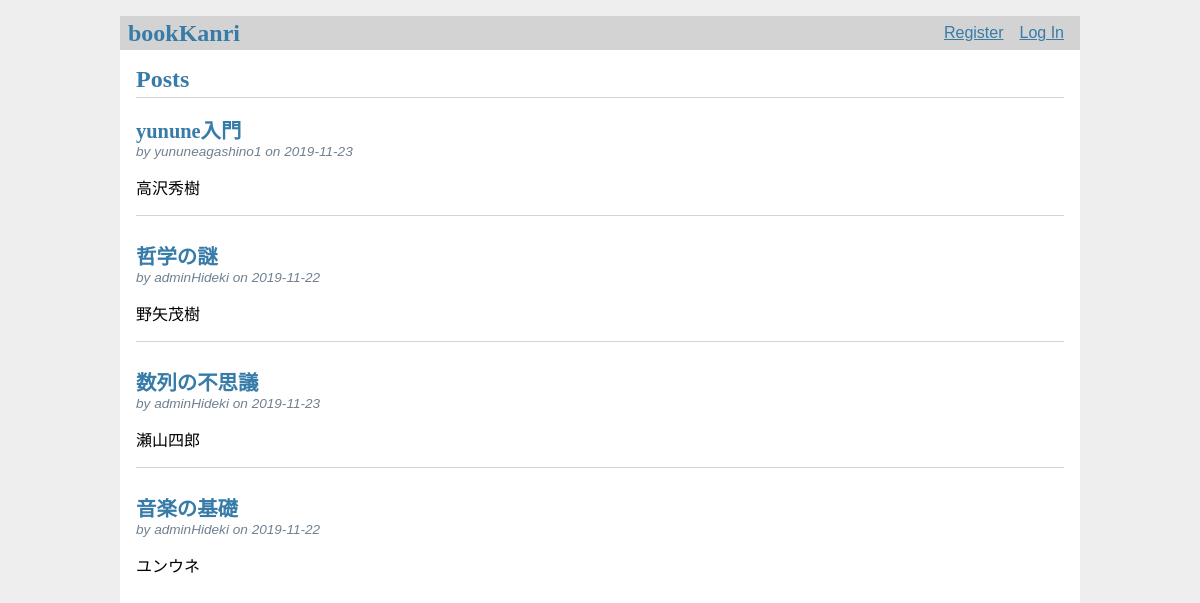
The page / on the database its author committed.
### tables this page shows
CREATE TABLE bookData (
  id INTEGER PRIMARY KEY,
  manager_id INTEGER NOT NULL,
  bookTitle TEXT NOT NULL,
  author TEXT NOT NULL,
  publisher TEXT NOT NULL,
  price INTEGER,
  purchaseDate TEXT,
  memo TEXT,
  created TIMESTAMP NOT NULL DEFAULT CURRENT_TIMESTAMP,
  FOREIGN KEY (manager_id) REFERENCES manager (id)
);

CREATE TABLE manager (
  id INTEGER PRIMARY KEY,
  managername TEXT UNIQUE NOT NULL,
  password TEXT NOT NULL
);

### BookSite/bookkanri.py (the view)
@bp.route('/')
def index():
    db = get_db()
    bookDatas = db.execute(
        'SELECT p.id, bookTitle, author, manager_id, managername, created'
        ' FROM bookData p JOIN manager u ON p.manager_id = u.id'
        ' ORDER BY bookTitle'
    ).fetchall()
    return render_template('bookKanri/index.html', bookDatas=bookDatas)

### BookSite/auth.py (called while the page is built)
@bp.before_app_request
def load_logged_in_manager():
    manager_id = session.get('manager_id')
    if manager_id is None:
        g.manager = None
    else:
        g.manager = get_db().execute(
            'SELECT * FROM manager WHERE id = ?', (manager_id,)
        ).fetchone()

### BookSite/db.py (called while the page is built)
def get_db():
    if 'db' not in g:
        g.db = sqlite3.connect(
            current_app.config['DATABASE'],
            detect_types=sqlite3.PARSE_DECLTYPES
        )
        g.db.row_factory = sqlite3.Row
    return g.db

### BookSite/templates/bookKanri/index.html (shortened to what this page needs)
{% extends 'base.html' %}
{% block header %}
  <h1>{% block title %}Posts{% endblock %}</h1>
{% endblock %}
{% block content %}
  {% for bookData in bookDatas %}
    <article class="post">
      <header>
        <div>
          <h1>{{ bookData['bookTitle'] }}</h1>
          <div class="about">by {{ bookData['managername'] }} on {{ bookData['created'].strftime('%Y-%m-%d') }}</div>
        </div>
      </header>
      <p class="body">{{ bookData['author'] }}</p>
    </article>
    {% if not loop.last %}
      <hr>
    {% endif %}
  {% endfor %}
{% endblock %}

### BookSite/templates/base.html (shortened to what this page needs)
<!doctype html>
<link rel="stylesheet" href="{{ url_for('static', filename='style.css') }}">
<nav>
  <h1>bookKanri</h1>
  <ul>
    {% if g.manager %}
      <li><span>{{ g.manager['managername'] }}</span>
      <li><a href="{{ url_for('auth.logout') }}">Log Out</a>
    {% else %}
      <li><a href="{{ url_for('auth.register') }}">Register</a>
      <li><a href="{{ url_for('auth.login') }}">Log In</a>
    {% endif %}
  </ul>
</nav>
<section class="content">
  <header>
    {% block header %}{% endblock %}
  </header>
  {% block content %}{% endblock %}
</section>

### BookSite/static/style.css (style rules this page uses)
h1 { font-family: serif; color: #377ba8; margin: 1rem 0; }
a { color: #377ba8; }
hr { border: none; border-top: 1px solid lightgray; }
nav { background: lightgray; display: flex; align-items: center; padding: 0 0.5rem; }
nav h1 { flex: auto; margin: 0; }
nav ul { display: flex; list-style: none; margin: 0; padding: 0; }
nav ul li a, nav ul li span, header .action { display: block; padding: 0.5rem; }
.content { padding: 0 1rem 1rem; }
.content > header { border-bottom: 1px solid lightgray; display: flex; align-items: flex-end; }
.content > header h1 { flex: auto; margin: 1rem 0 0.25rem 0; }
.post > header { display: flex; align-items: flex-end; font-size: 0.85em; }
.post > header > div:first-of-type { flex: auto; }
.post > header h1 { font-size: 1.5em; margin-bottom: 0; }
.post .about { color: slategray; font-style: italic; }
.post .body { white-space: pre-line; }
.content:last-child { margin-bottom: 0; }

### rows shown on the page
bookData: bookTitle "yunune入門", managername "yununeagashino1", created "2019-11-23", author "高沢秀樹"
bookData: bookTitle "哲学の謎", managername "adminHideki", created "2019-11-22", author "野矢茂樹"
bookData: bookTitle "数列の不思議", managername "adminHideki", created "2019-11-23", author "瀬山四郎"
bookData: bookTitle "音楽の基礎", managername "adminHideki", created "2019-11-22", author "ユンウネ"
